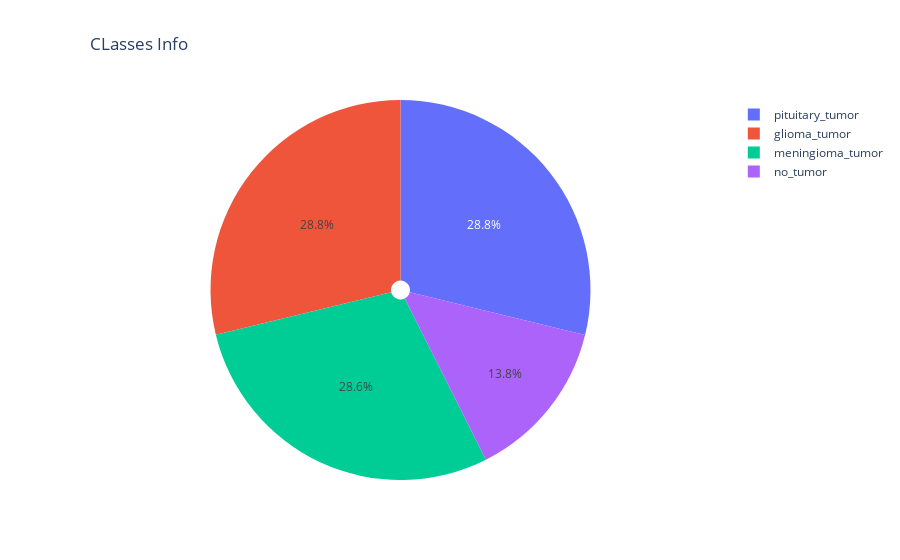

Source (notebook cell):
### Code cell
import plotly.express as px
classes_info = {}
classes = sorted(os.listdir(train_path))
for name in classes:
    classes_info[name] = len(os.listdir(train_path + f'/{name}'))
print(classes_info)
fig = px.pie(names=classes_info.keys(),values=classes_info.values(),hole=0.05,title='CLasses Info')
fig.update_layout({'title':{"x":0.1}})
fig.show()

### Figure 1 — Plotly figure (JSON) as saved in the notebook; plotly's stock layout.template omitted (floating-point values rounded to 4 significant figures)
{"data": [{"domain": {"x": [0, 1], "y": [0, 1]}, "hole": 0.05, "hovertemplate": "label=%{label}<br>value=%{value}<extra></extra>", "labels": ["glioma_tumor", "meningioma_tumor", "no_tumor", "pituitary_tumor"], "legendgroup": "", "name": "", "showlegend": true, "type": "pie", "values": [826, 822, 395, 827]}], "layout": {"legend": {"tracegroupgap": 0}, "title": {"text": "CLasses Info", "x": 0.1}}}
